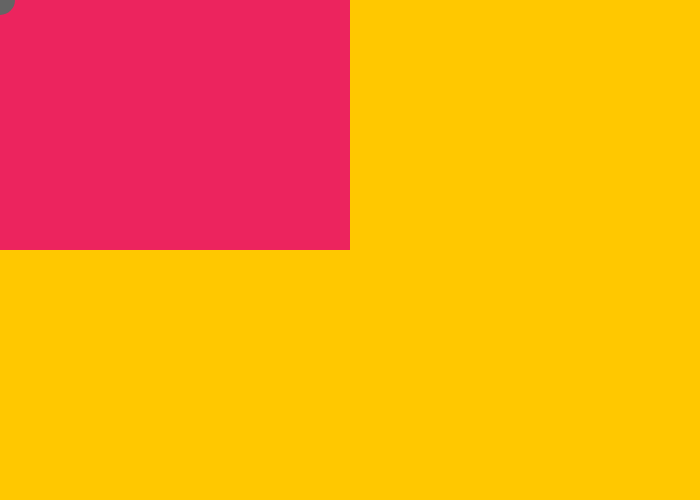
Frame 1 (no input)
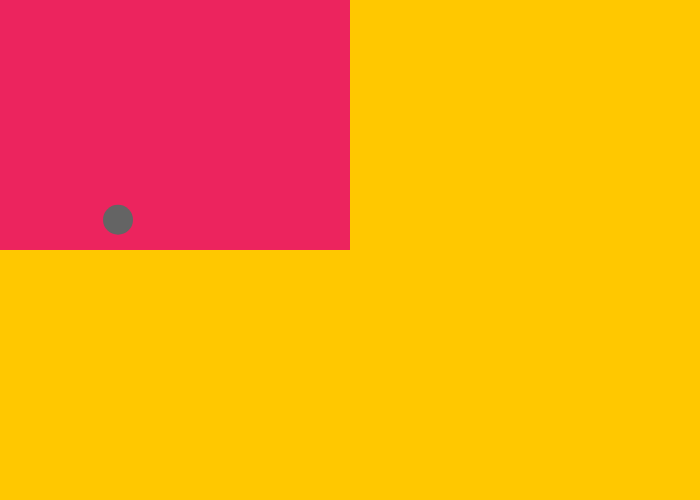
Frame 60 (no input)
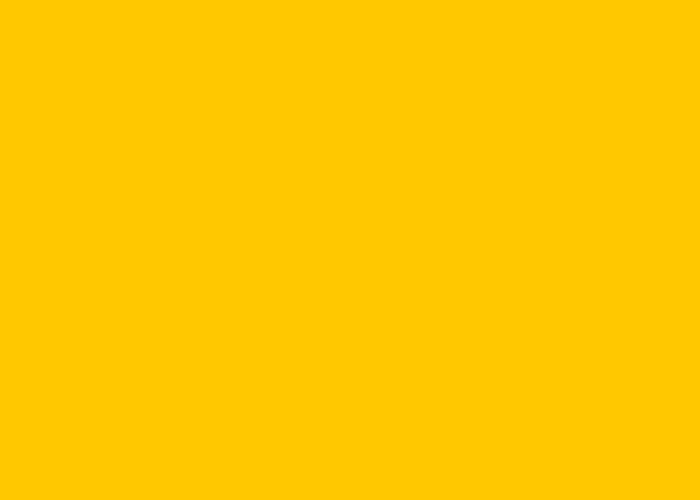
Frame 120 (the mouse pressed at the canvas centre since frame 60)

The p5.js sketch that drew these frames (run headless with seeded random() and noise() and a simulated clock; from frame 60 on, the mouse is pressed at the canvas centre):

// p5.js sketch
// ── sketch.js
// Hér kemur kóðinn þinn:
var x = 0;
var y = 0;
var xSpeed = 2;
var ySpeed = 0;
var gravity = 0.15;

function setup() {
	createCanvas(700, 500);
	noStroke();
}

function draw() {
  background(255, 200, 0);
  fill(236,36,94);
  if(mouseX < width/2 && mouseY < height / 2){
		rect(0,0,width/2,height/2);
    fill(100,100,100)
    ellipse(x, y, 30, 30);
    x = x + xSpeed;
    y = y +ySpeed;
    ySpeed = ySpeed+gravity;
    if ((x > width/2-15) || (x < 0)) {
      xSpeed = xSpeed * -1;
    }
    if (y > (height/2-15)) {    //til að láta boltann skoppa þegar neðri rönd snertir
      ySpeed = ySpeed * -0.9;   //skjáinn þarf að draga 15 frá height, því þvermál
                                //boltans er 30.

      y = height/2-15;          //til að boltinn festist ekki
    }
	}

    if(mouseX > width/2 && mouseY < height/2){
		  rect(width/2,0,width/2,height/2);
      fill(100,100,100)
      if(mouseX > width/2 && mouseY < height/2)
        ellipse(mouseX, mouseY, 30, 30);
  }

	if(mouseX < width/2 && mouseY > height / 2){
		rect(0,height/2,width/2,height/2);
	}
	if(mouseX > width/2 && mouseY > height / 2){
		rect(width/2,height/2,width/2,height / 2);
	}
}
